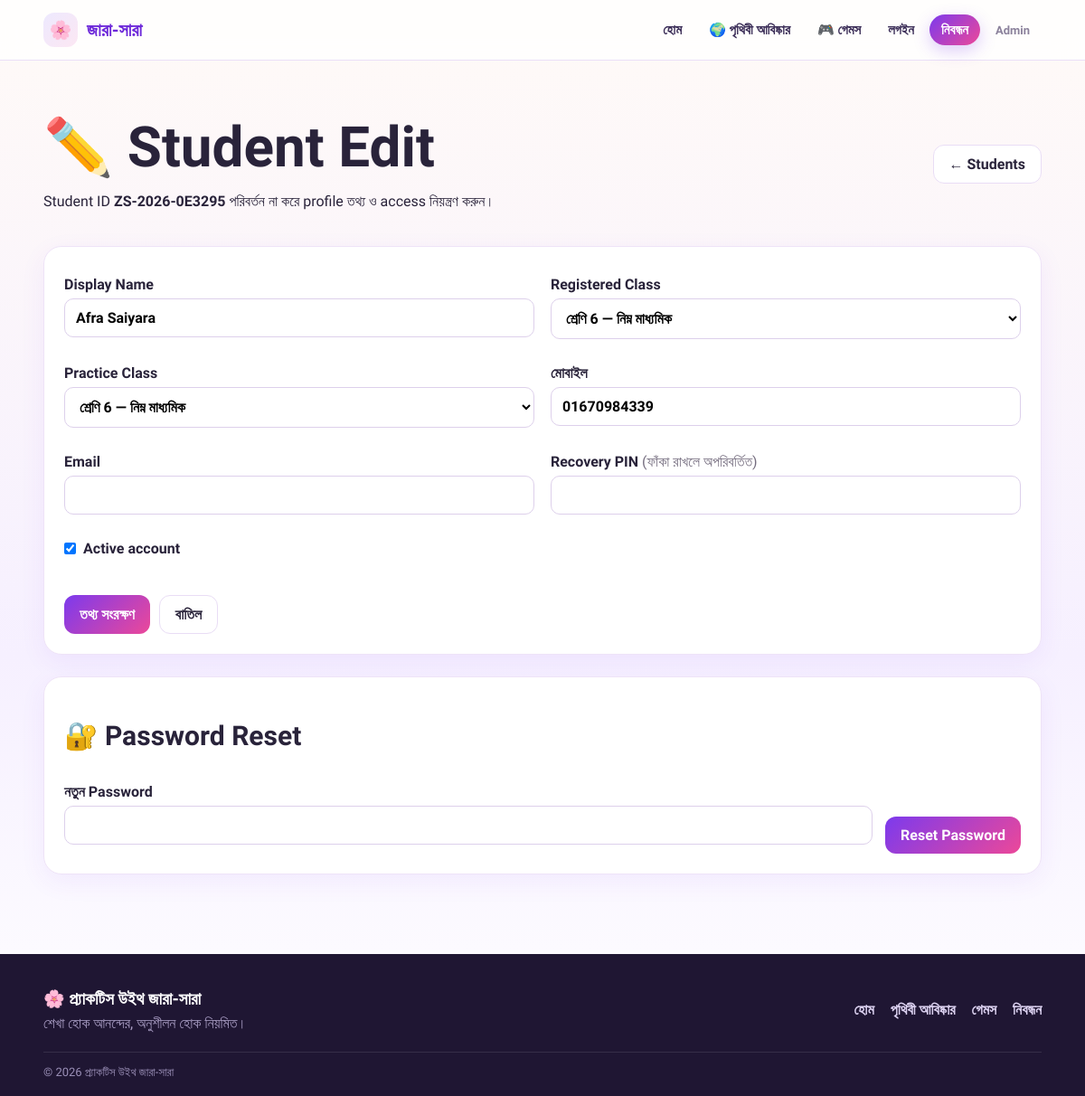
The app's page /admin/students/1/edit (signed in) with its own data.
### tables this page shows
CREATE TABLE students(id INTEGER PRIMARY KEY AUTOINCREMENT,username TEXT UNIQUE NOT NULL,password_hash TEXT NOT NULL,display_name TEXT,class_id INTEGER,practice_class_id INTEGER,email TEXT,phone TEXT,recovery_pin_hash TEXT,avatar_url TEXT,xp INTEGER DEFAULT 0,level INTEGER DEFAULT 1,streak INTEGER DEFAULT 0,last_active TEXT,active INTEGER DEFAULT 1,created_at TEXT DEFAULT CURRENT_TIMESTAMP,updated_at TEXT, registration_status TEXT NOT NULL DEFAULT 'approved',FOREIGN KEY(class_id) REFERENCES classes(id),FOREIGN KEY(practice_class_id) REFERENCES classes(id));

CREATE TABLE classes(id INTEGER PRIMARY KEY AUTOINCREMENT,name TEXT NOT NULL,display_order INTEGER DEFAULT 0,active INTEGER DEFAULT 1,stage TEXT);

### app.py (the view, shortened to what this page needs)
@app.route('/admin/students/<int:sid>/edit', methods=['GET','POST'])
@admin_required
def admin_student_edit(sid):
    d=db()
    try:
        s=d.fetchone('SELECT * FROM students WHERE id=?',(sid,))
        if not s:
            flash('শিক্ষার্থী পাওয়া যায়নি।','error'); return redirect(url_for('admin_students'))
        classes=d.fetchall('SELECT * FROM classes ORDER BY display_order')
        return render_template('admin/student_edit.html',student=s,classes=classes)
    finally: d.close()

### app.py (called while the page is built)
def db():
    return DB()

def admin_required(f):
    @wraps(f)
    def w(*a, **kw):
        if not session.get('admin_id'):
            return redirect(url_for('admin_login'))
        return f(*a, **kw)
    return w

    def execute(self, sql, params=()):
        if self.pg:
            sql = sql.replace('?', '%s')
        self.cur.execute(sql, params)
        return self.cur

    def fetchone(self, sql, params=()):
        return self.execute(sql, params).fetchone()

    def fetchall(self, sql, params=()):
        return self.execute(sql, params).fetchall()

    def close(self):
        try:
            self.cur.close()
        finally:
            self.c.close()

### templates/admin/student_edit.html
{% extends 'base.html' %}{% block title %}Student Edit{% endblock %}{% block content %}<div class="wrap section"><div class="adminhead"><div><h1>✏️ Student Edit</h1><p>Student ID <b>{{student.username}}</b> পরিবর্তন না করে profile তথ্য ও access নিয়ন্ত্রণ করুন।</p></div><a class="btn" href="{{url_for('admin_students')}}">← Students</a></div><form method="post" class="card formgrid"><label>Display Name<input name="display_name" value="{{student.display_name or ''}}" required></label><label>Registered Class<select name="class_id"><option value="">নির্ধারিত নয়</option>{% for c in classes %}<option value="{{c.id}}" {% if student.class_id|string==c.id|string %}selected{% endif %}>{{c.name}}{% if c.stage %} — {{c.stage}}{% endif %}</option>{% endfor %}</select></label><label>Practice Class<select name="practice_class_id"><option value="">Registered Class অনুযায়ী</option>{% for c in classes %}<option value="{{c.id}}" {% if student.practice_class_id|string==c.id|string %}selected{% endif %}>{{c.name}}{% if c.stage %} — {{c.stage}}{% endif %}</option>{% endfor %}</select></label><label>মোবাইল<input name="phone" value="{{student.phone or ''}}"></label><label>Email<input type="email" name="email" value="{{student.email or ''}}"></label><label>Recovery PIN <span class="muted">(ফাঁকা রাখলে অপরিবর্তিত)</span><input name="recovery_pin" inputmode="numeric" pattern="[0-9]{6}" maxlength="6"></label><label class="checkline"><input type="checkbox" name="active" value="1" {% if student.active %}checked{% endif %}> Active account</label><div class="full actions"><button class="btn primary">তথ্য সংরক্ষণ</button><a class="btn" href="{{url_for('admin_students')}}">বাতিল</a></div></form><div class="card section-card"><h2>🔐 Password Reset</h2><form method="post" action="{{url_for('admin_student_reset_password',sid=student.id)}}" class="compact-form"><label>নতুন Password<input type="password" name="new_password" minlength="6" required></label><button class="btn primary">Reset Password</button></form></div></div>{% endblock %}

### static/css/style.css (style rules this page uses)
* { box-sizing:border-box }
body { margin:0;font-family:'Hind Siliguri',sans-serif;background:linear-gradient(135deg,#fffaf7,#f6f0ff);color:#29233a }
a { text-decoration:none;color:inherit }
.wrap { width:min(1120px,92%);margin:auto }
h1 { font-size:clamp(34px,6vw,62px);line-height:1.1;margin:14px 0 }
h2 { font-size:30px }
.actions { display:flex;gap:12px;flex-wrap:wrap;margin-top:24px }
.btn { display:inline-block;border:0;border-radius:12px;padding:11px 17px;background:#fff;border:1px solid #e9ddf5;cursor:pointer;font:inherit;font-weight:700 }
.btn.primary { background:linear-gradient(135deg,#7c3aed,#ec4899);color:#fff;border:none }
.section { padding:48px 0 }
.card { background:#fff;border:1px solid #eee3f7;border-radius:20px;padding:22px;box-shadow:0 8px 28px #7c3aed12 }
label { display:block;font-weight:600;margin:10px 0 }
input,textarea,select { width:100%;margin-top:6px;padding:11px 12px;border:1px solid #ddd0eb;border-radius:10px;font:inherit;background:#fff }
.formgrid { display:grid;grid-template-columns:1fr 1fr;gap:8px 18px }
.full { grid-column:1/-1 }
.adminhead { display:flex;justify-content:space-between;align-items:center;gap:20px;margin-bottom:24px }
.admin-menu small,.muted { color:#756d7f;font-weight:400 }
.section-card { margin-top:24px }
.actions { display:flex;gap:10px;flex-wrap:wrap }
.muted { color:#756d7f }
.checkline { display:flex;align-items:center;gap:8px;font-weight:600 }
.checkline input { width:auto;margin:0 }
.compact-form { display:grid;grid-template-columns:1fr auto;gap:14px;align-items:end }

### static/css/home.css (style rules this page uses)
:root { --p:#6d28d9;--p2:#7c3aed;--pink:#ec4899;--ink:#1f1633;--soft:#f6f0ff;--line:#eadff7 }
body { background:linear-gradient(180deg,#fffaf7 0,#f6f0ff 60%,#fff 100%);background-attachment:fixed }

### records on screen
students: username "ZS-2026-0E3295", display_name "Afra Saiyara", class_id "শ্রেণি 6 — নিম্ন মাধ্যমিক", practice_class_id "শ্রেণি 6 — নিম্ন মাধ্যমিক", phone "01670984339", active "☑"

### other values on screen
{{ settings.site_name if settings else 'জারা-সারা' }} "জারা-সারা"
{{ settings.site_name if settings else 'প্র্যাকটিস উইথ জারা-সারা' }} "প্র্যাকটিস উইথ জারা-সারা"
